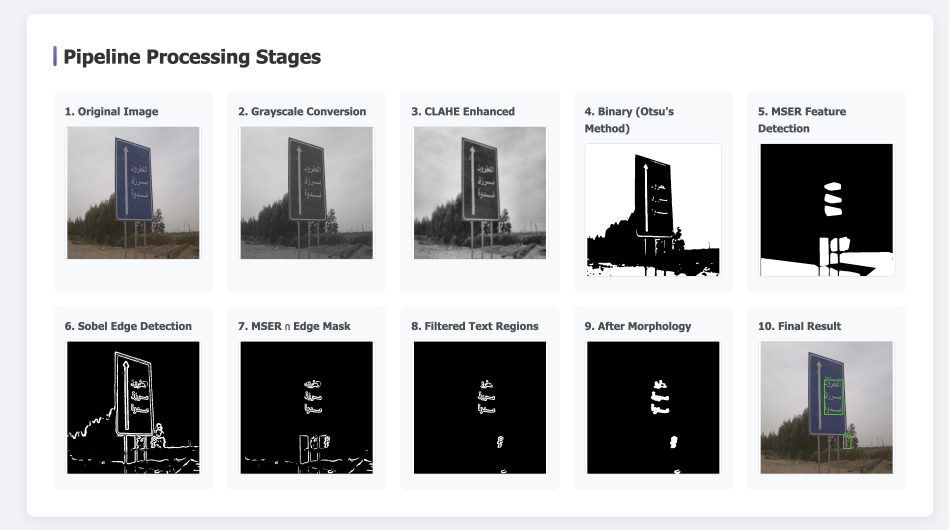
#> input picture images/pipeline-stages.png, 2846 x 1590 px (shown at 1/3 size)
$ python -i edge_detector.py   (imports and definitions only)   (older library calls are emulated)
#> lines starting #> are read from the running program, lines starting #| are printed output that depends on the picture; after the words box and inside, x2 and y2 are one past the last pixel; in counts of white or black regions, pixels touching at a corner belong together
### image_utils.py
#!/usr/bin/env python3
"""
Image Processing Utilities
Common image processing functions used throughout the pipeline
"""

import cv2
import numpy as np
import base64
import io
from PIL import Image
import logging

logger = logging.getLogger(__name__)


# [34 lines left out: functions resize_image, convert_to_grayscale, not called in this run]


def apply_bilateral_filter(image, d=9, sigma_color=75, sigma_space=75):
    """
    Apply bilateral filter to reduce noise while preserving edges

    Args:
        image: Input image
        d: Diameter of each pixel neighborhood
        sigma_color: Filter sigma in the color space
        sigma_space: Filter sigma in the coordinate space

    Returns:
        filtered: Filtered image
    """
#> called with d = 9, sigma_color = 50, sigma_space = 50
    filtered = cv2.bilateralFilter(image, d, sigma_color, sigma_space)
    return filtered


# [35 lines left out: functions apply_clahe, apply_otsu_threshold, not called in this run]


def calculate_sobel_gradients(image):
    """
    Calculate Sobel gradients in x and y directions

    Args:
        image: Grayscale image

    Returns:
        tuple: (grad_x, grad_y, magnitude)
    """
    grad_x = cv2.Sobel(image, cv2.CV_32F, 1, 0, ksize=3)
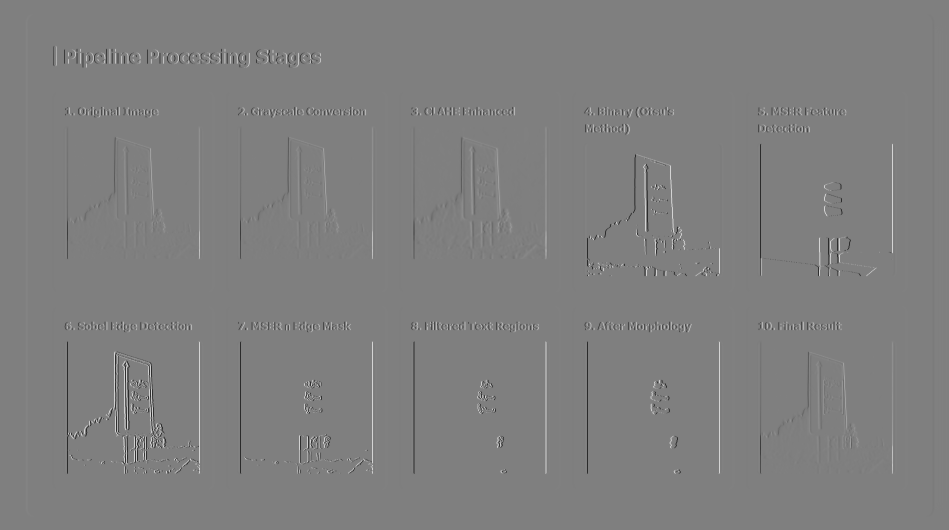
#> grad_x: shape (1590, 2846) float32 (shown at 1/3 size); min -1020, max 1020, mean 0; drawn with min black and max white
    grad_y = cv2.Sobel(image, cv2.CV_32F, 0, 1, ksize=3)
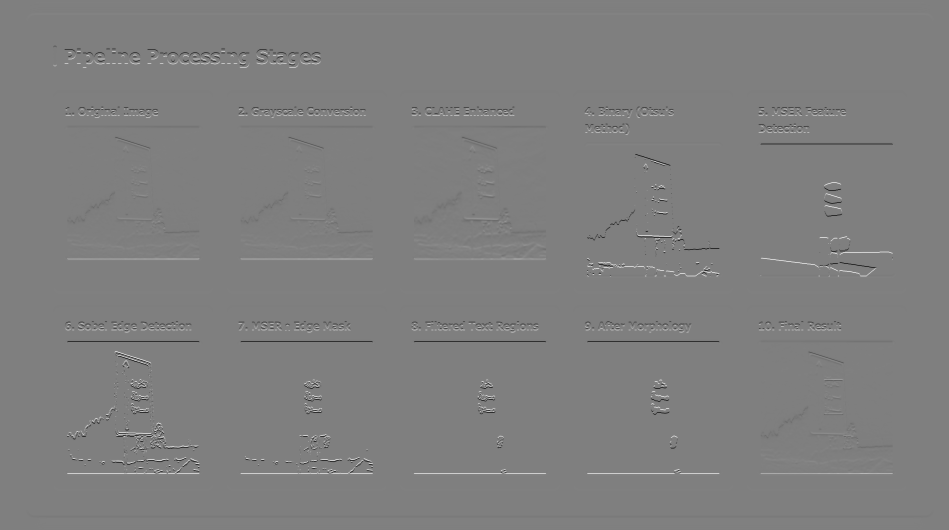
#> grad_y: shape (1590, 2846) float32 (shown at 1/3 size); min -1016, max 1016, mean 0; drawn with min black and max white
    magnitude = np.sqrt(grad_x**2 + grad_y**2)
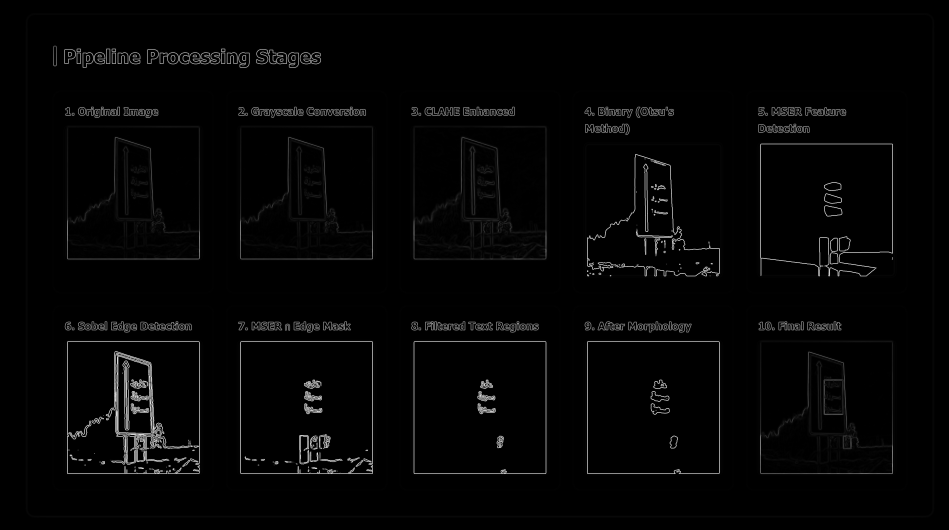
#> magnitude: shape (1590, 2846) float32 (shown at 1/3 size); min 0, max 1119.4, mean 21.3; drawn with min black and max white
    return grad_x, grad_y, magnitude


# [103 lines left out: functions convert_image_to_base64, draw_bounding_boxes, get_connected_components, calculate_contour_properties, not called in this run]


def apply_morphology_operation(image, operation, kernel, iterations=1):
    """
    Apply morphological operation to image

    Args:
        image: Binary image
        operation: Operation type ('erode', 'dilate', 'open', 'close')
        kernel: Structuring element
        iterations: Number of iterations

    Returns:
        result: Processed image
    """
    operations = {
        'erode': cv2.MORPH_ERODE,
        'dilate': cv2.MORPH_DILATE,
        'open': cv2.MORPH_OPEN,
        'close': cv2.MORPH_CLOSE
    }

    if operation in operations:
        result = cv2.morphologyEx(image, operations[operation], kernel, iterations=iterations)
    else:
        raise ValueError(f"Unknown operation: {operation}")

    return result

### edge_detector.py
#!/usr/bin/env python3
"""
Edge Detection Module
Handles edge detection operations for text extraction
"""

import cv2
import numpy as np
import logging
from config import EDGE_CONFIG, PREPROCESSING_CONFIG
from image_utils import apply_bilateral_filter, calculate_sobel_gradients, apply_morphology_operation

logger = logging.getLogger(__name__)


class EdgeDetector:
    """
    Edge detector for text region extraction
    """

    def __init__(self, config=None):
        """
        Initialize edge detector with configuration

        Args:
            config: Dictionary of edge detection parameters
        """
        self.config = config or EDGE_CONFIG
        self.preprocessing_config = PREPROCESSING_CONFIG['bilateral_filter']['edge_detection']

    def preprocess_for_edges(self, gray_image):
        """
        Preprocess image for edge detection

        Args:
            gray_image: Grayscale image

        Returns:
            preprocessed: Preprocessed image
        """
        # Apply bilateral filter with edge-specific parameters
        preprocessed = apply_bilateral_filter(
            gray_image,
            d=self.preprocessing_config['d'],
            sigma_color=self.preprocessing_config['sigma_color'],
            sigma_space=self.preprocessing_config['sigma_space']
        )
        return preprocessed

    def detect_sobel_edges(self, gray_image):
        """
        Apply Sobel edge detection

        Args:
            gray_image: Grayscale image

        Returns:
            edge_mask: Binary edge mask
        """
        logger.info("Applying Sobel edge detection")

        # Preprocess image
        filtered = self.preprocess_for_edges(gray_image)

        # Calculate gradients
        grad_x, grad_y, magnitude = calculate_sobel_gradients(filtered)

        # Normalize magnitude
        magnitude_normalized = np.uint8(np.clip(magnitude * 255.0 / np.max(magnitude), 0, 255))

        # Apply Otsu's threshold
        _, edge_mask = cv2.threshold(magnitude_normalized, 0, 255, cv2.THRESH_BINARY + cv2.THRESH_OTSU)
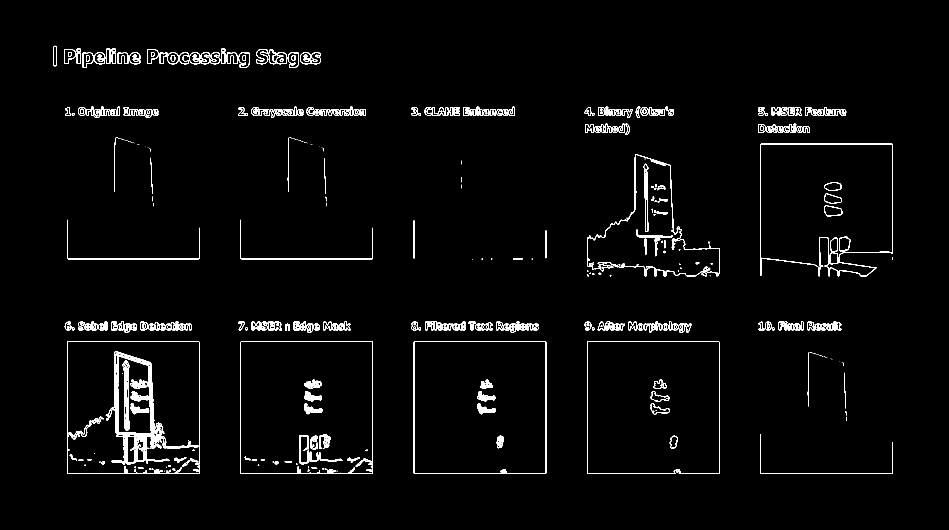
#> edge_mask: shape (1590, 2846) (shown at 1/3 size); 2.1% white in thin lines or dots, all inside (x1, y1, x2, y2) = (159, 137, 2679, 1422)

        # Clean up the edge mask
        kernel = np.ones(self.config['morphology_kernel'], np.uint8)
        edge_mask = apply_morphology_operation(edge_mask, 'close', kernel)
#> in apply_morphology_operation, `result = cv2.morphologyEx(image, operations[operation], kernel, iterat..`: result: shape (1590, 2846); 2.2% white; 366 white regions (104 under 20 px), largest, box (x1, y1, x2, y2) and area: (318, 1055, 574, 1395) 13521, (1762, 463, 2160, 830) 4549, (2282, 432, 2680, 830) 4381

        logger.info("Edge detection completed")
        return edge_mask

    def detect_canny_edges(self, gray_image, low_threshold=50, high_threshold=150):
        """
        Apply Canny edge detection (alternative method)

        Args:
            gray_image: Grayscale image
            low_threshold: Lower threshold for edge linking
            high_threshold: Upper threshold for edge detection

        Returns:
            edge_mask: Binary edge mask
        """
#> called with low_threshold = 50, high_threshold = 150
        logger.info("Applying Canny edge detection")

        # Preprocess image
        filtered = self.preprocess_for_edges(gray_image)

        # Apply Canny edge detection
        edges = cv2.Canny(filtered, low_threshold, high_threshold)
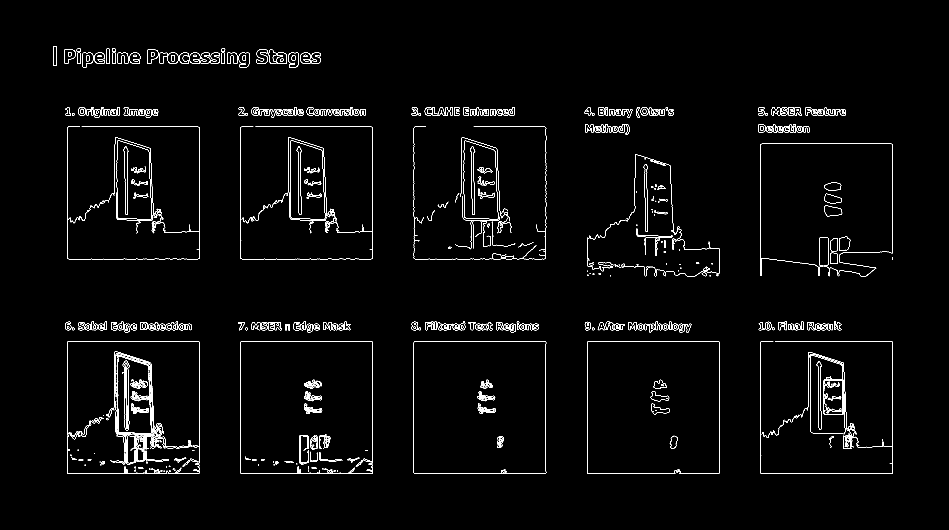
#> edges: shape (1590, 2846) (shown at 1/3 size); 1.5% white in thin lines or dots, all inside (x1, y1, x2, y2) = (159, 138, 2679, 1422)

        # Optional: dilate edges slightly to connect broken edges
        kernel = np.ones((2, 2), np.uint8)
        edge_mask = cv2.dilate(edges, kernel, iterations=1)
#> edge_mask: shape (1590, 2846); 3.2% white in thin lines or dots, all inside (x1, y1, x2, y2) = (159, 138, 2680, 1423)

        return edge_mask

    def combine_edge_methods(self, gray_image):
        """
        Combine multiple edge detection methods for better results

        Args:
            gray_image: Grayscale image

        Returns:
            combined_mask: Combined edge mask
        """
        logger.info("Combining multiple edge detection methods")

        # Get Sobel edges
        sobel_edges = self.detect_sobel_edges(gray_image)

        # Get Canny edges
        canny_edges = self.detect_canny_edges(gray_image)

        # Combine both methods
        combined_mask = cv2.bitwise_or(sobel_edges, canny_edges)
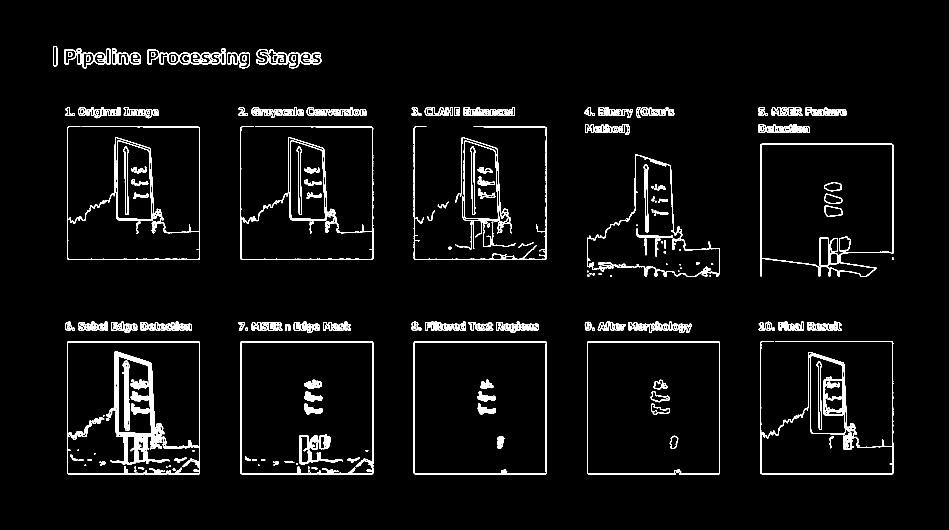
#> combined_mask: shape (1590, 2846) (shown at 1/3 size); 3.6% white; 313 white regions (22 under 20 px), largest, box (x1, y1, x2, y2) and area: (201, 1024, 600, 1423) 20618, (2281, 1023, 2680, 1423) 9881, (721, 379, 1120, 779) 8222

        # Clean up
        kernel = np.ones((2, 2), np.uint8)
        combined_mask = apply_morphology_operation(combined_mask, 'close', kernel)
#> call 2 of apply_morphology_operation, with operation = 'close', kernel = array of shape (2, 2), iterations = 1
#> in apply_morphology_operation (call 2), `result = cv2.morphologyEx(image, operations[operation], kernel, iterat..`:
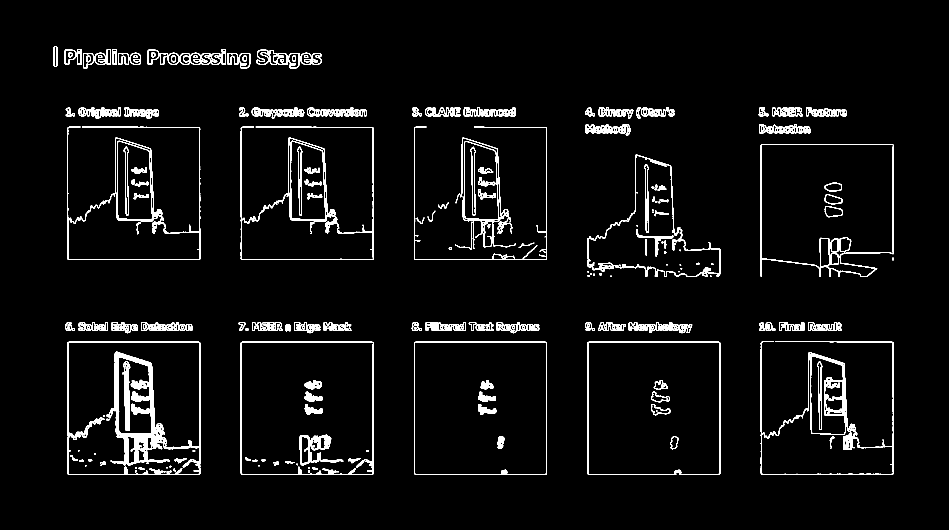
#> result: shape (1590, 2846) (shown at 1/3 size); 3.7% white; 238 white regions (19 under 20 px), largest, box (x1, y1, x2, y2) and area: (202, 1025, 601, 1424) 22426, (2282, 1024, 2681, 1424) 11218, (722, 380, 1121, 780) 8454

        return combined_mask

    def get_edge_density(self, edge_mask, roi=None):
        """
        Calculate edge density in a region

        Args:
            edge_mask: Binary edge mask
            roi: Region of interest (x, y, w, h) or None for full image

        Returns:
            float: Edge density (ratio of edge pixels to total pixels)
        """
        if roi is not None:
            x, y, w, h = roi
            mask_roi = edge_mask[y:y+h, x:x+w]
        else:
            mask_roi = edge_mask

        edge_pixels = np.sum(mask_roi > 0)
        total_pixels = mask_roi.shape[0] * mask_roi.shape[1]

        density = edge_pixels / total_pixels if total_pixels > 0 else 0
        return density

>>> import cv2
>>> picture = cv2.imread('images/pipeline-stages.png', cv2.IMREAD_GRAYSCALE)
>>> result = EdgeDetector().combine_edge_methods(picture)

$ run again, on images/web-interface.png
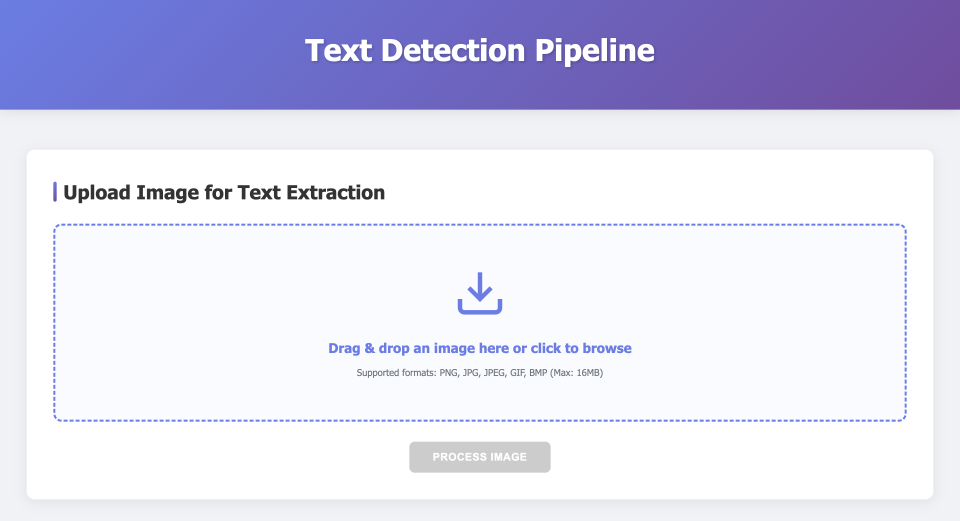
#> input picture images/web-interface.png, 2880 x 1562 px (shown at 1/3 size)
#> in detect_sobel_edges, `_, edge_mask = cv2.threshold(magnitude_normalized, 0, 255, cv2.THRESH_..`:
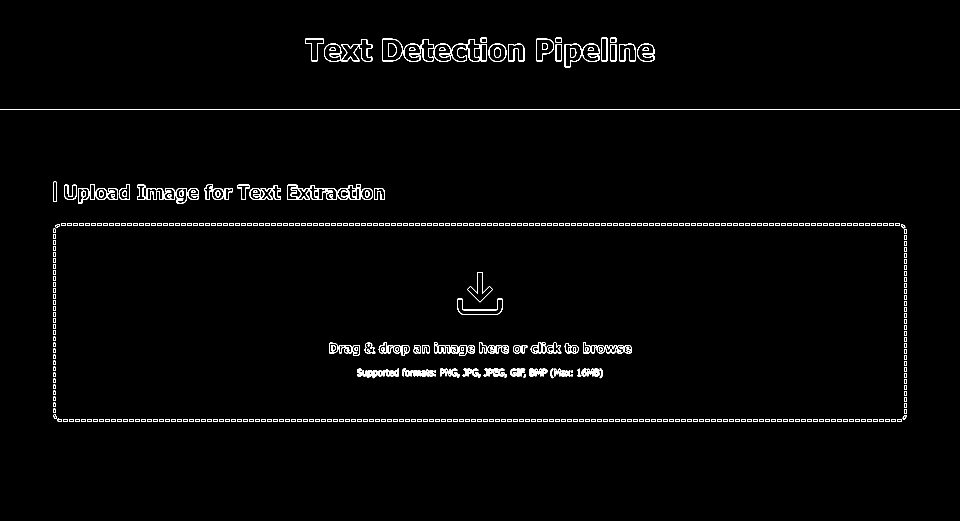
#> edge_mask: shape (1562, 2880) (shown at 1/3 size); 1.5% white in thin lines or dots, all inside (x1, y1, x2, y2) = (0, 113, 2880, 1266)
#> result: shape (1562, 2880); 1.5% white in thin lines or dots, all inside (x1, y1, x2, y2) = (0, 114, 2880, 1267)
#> edges: shape (1562, 2880); 0.74% white in thin lines or dots, all inside (x1, y1, x2, y2) = (0, 114, 2880, 1383)
#> combined_mask: shape (1562, 2880); 1.9% white; 469 white regions, largest, box (x1, y1, x2, y2) and area: (0, 328, 2880, 331) 7028, (862, 555, 1011, 601) 2118, (973, 119, 1118, 186) 1911
#> in apply_morphology_operation (call 2), `result = cv2.morphologyEx(image, operations[operation], kernel, iterat..`:
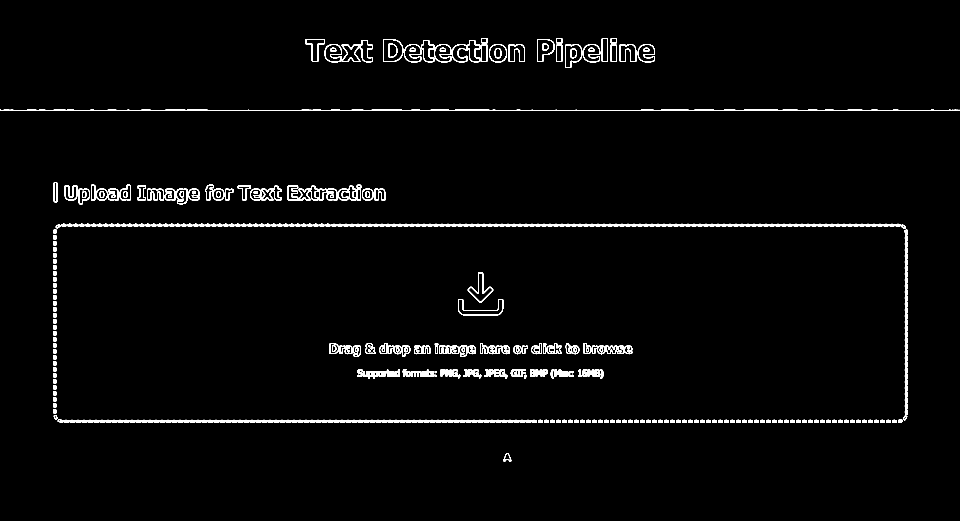
#> result: shape (1562, 2880) (shown at 1/3 size); 1.9% white; 457 white regions, largest, box (x1, y1, x2, y2) and area: (0, 329, 2880, 332) 7028, (863, 556, 1012, 602) 2128, (1072, 1107, 1199, 1137) 1969
